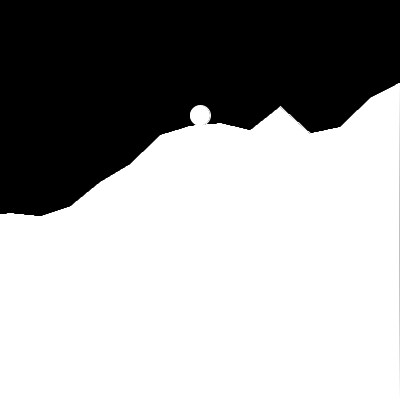
Frame 1 (no input)
Frame 60 (the mouse pressed at the canvas centre just before this capture): identical to frame 1, image omitted
Frame 120 (the mouse held since frame 60 and released just before this capture): identical to frame 1, image omitted

The Processing sketch that drew this single still picture (run headless with seeded random() and noise(); from frame 60 on, the mouse is pressed at the canvas centre):

// Processing sketch: processing_94482
// ── processing_94482.pde

ArrayList <Float> ylist = new ArrayList<Float>();
int scrollx = 200;
float additive = 200;
float wta;
int x = 200; 
float y = 200;
float xvel, yvel = 0, ybase;
void setup() {
  size(400, 400);
  strokeWeight(1);
  stroke(255);
  ylist.add(float(200));
      for(int j = 0; j < width/30+1; j++) {
        if((additive < 30 || additive > height-30) == false){
      wta=random(-1, 1);
        }
        else {
          if(additive < 75) {
            wta = 1;
          }
          if(additive > height-75) {
            wta = -1;
          }
        }
      for(int i = 0; i < 30; i++) {
        additive+=wta;
        ylist.add(additive);
      }
      }
}
void draw() {
  stroke(255);
  x+=xvel;
  ybase = ylist.get(int(200+x));
  if(y >= ybase) {
    yvel=0;
    y=ybase;
  }
  else {
    yvel+=0.4;
  }
  if(keyPressed && key == ' ' && y>=ybase) {
    yvel = -7;
  }
  if(x<1 && xvel < 0) {
    x-=xvel;
  }
  //this generates the terrain
  if(ylist.size() < x+401) {
        for(int j = 0; j < width/30+2; j++) {
        if((additive < 30 || additive > height-30) == false){
      wta=random(-1, 1);
        }
        else {
          if(additive < 50) {
            wta = 1;
          }
          if(additive > height-50) {
            wta = -1;
          }
        }
      for(int i = 0; i < 30; i++) {
        additive+=wta;
        ylist.add(additive);
      }
      }
  }
      //finished
  background(0);
  ellipse(200, y-10, 20, 20);
    beginShape();
    vertex(0, 400);
  for(int i = 0; i < width; i++) {
    //point(i, ylist.get(i));
    vertex(i, ylist.get(int(i+x)));
  }
  vertex(400, 400);
  endShape();
  if(keyPressed) {
      if(key == 'd') {
      xvel = 2;
      }
    if(key == 'a') {
    xvel = -2;
    }
    }
    else {
      xvel = 0;
    }
    y+=yvel;
    stroke(100);
  }
